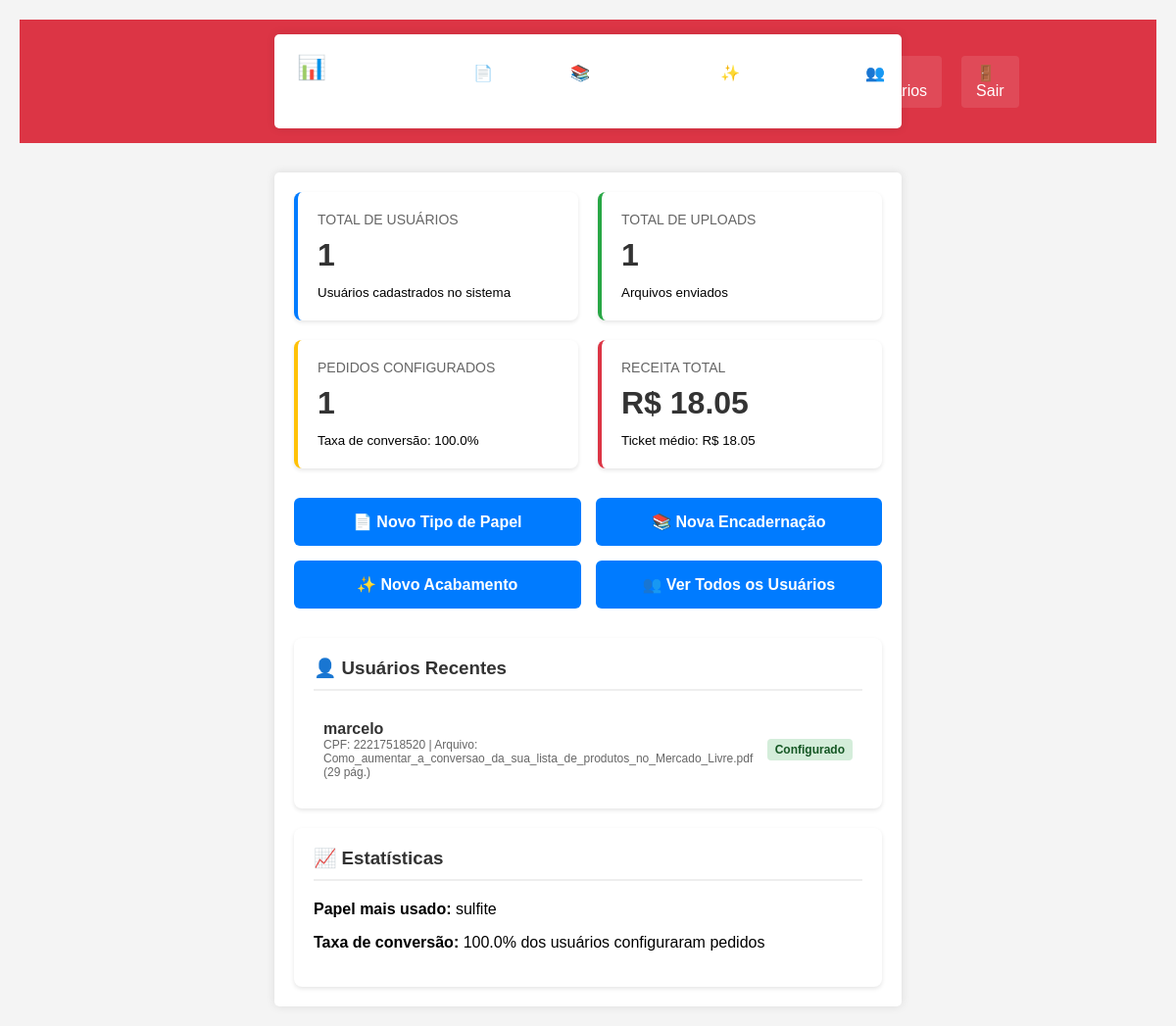
Page /admin (signed in) on the committed database.
### app.py (models this page shows)
class User(db.Model):
    id = db.Column(db.Integer, primary_key=True)
    name = db.Column(db.String(100), nullable=False)
    cpf = db.Column(db.String(14), unique=True, nullable=False)
    address = db.Column(db.String(200), nullable=False)
    cep = db.Column(db.String(10), nullable=False)
    uploaded_file = db.Column(db.String(200), nullable=True)
    num_pages = db.Column(db.Integer, nullable=True)
    color_type = db.Column(db.String(20), nullable=True)  # 'colorido', 'monocromatico', 'misto'
    color_pages = db.Column(db.Integer, nullable=True)    # número de páginas coloridas
    mono_pages = db.Column(db.Integer, nullable=True)     # número de páginas monocromáticas
    estimated_cost = db.Column(db.Float, nullable=True)   # custo estimado
    print_type = db.Column(db.String(20), nullable=True)      # 'color', 'mono', 'mixed'
    paper_type = db.Column(db.String(50), nullable=True)      # 'sulfite', 'couche', 'reciclado'
    paper_weight = db.Column(db.Integer, nullable=True)       # gramatura: 75, 90, 120, etc
    binding_type = db.Column(db.String(50), nullable=True)    # 'spiral', 'wire-o', 'capa-dura', 'grampo'
    finishing = db.Column(db.String(100), nullable=True)      # 'laminacao', 'verniz', 'dobra', etc
    copy_quantity = db.Column(db.Integer, nullable=True)      # quantidade de cópias
    total_cost = db.Column(db.Float, nullable=True)           # custo total final
    order_configured = db.Column(db.Boolean, default=False)   # se o pedido foi configurado

### app.py (the view)
@app.route('/admin')
@admin_required
def admin_dashboard():
    stats = get_admin_stats()
    recent_users = User.query.order_by(User.id.desc()).limit(5).all()
    return render_template('admin_dashboard.html', stats=stats, recent_users=recent_users)

### app.py (called while the page is built)
def admin_required(f):
    @wraps(f)
    def decorated_function(*args, **kwargs):
        if 'admin_logged_in' not in session:
            flash('Acesso negado. Faça login como administrador.', 'error')
            return redirect(url_for('admin_login'))
        return f(*args, **kwargs)
    return decorated_function

### templates/admin_dashboard.html (shortened to what this page needs)
<!DOCTYPE html>
<html lang="pt-BR">
<head>
    <link rel="stylesheet" href="{{ url_for('static', filename='style.css') }}">
</head>
<body>
    <div class="admin-header">
        <div class="container">
            <nav class="admin-nav">
                <h1>📊 Dashboard Administrativo</h1>
                <div class="nav-links">
                    <a href="{{ url_for('admin_papers') }}">📄 Papéis</a>
                    <a href="{{ url_for('admin_bindings') }}">📚 Encadernação</a>
                    <a href="{{ url_for('admin_finishings') }}">✨ Acabamentos</a>
                    <a href="{{ url_for('users') }}">👥 Usuários</a>
                    <a href="{{ url_for('admin_logout') }}">🚪 Sair</a>
                </div>
            </nav>
        </div>
    </div>
    <div class="container">
        <div class="stats-grid">
            <div class="stat-card users">
                <div class="stat-label">Total de Usuários</div>
                <div class="stat-number">{{ stats.total_users }}</div>
                <small>Usuários cadastrados no sistema</small>
            </div>
            <div class="stat-card uploads">
                <div class="stat-label">Total de Uploads</div>
                <div class="stat-number">{{ stats.total_uploads }}</div>
                <small>Arquivos enviados</small>
            </div>
            <div class="stat-card orders">
                <div class="stat-label">Pedidos Configurados</div>
                <div class="stat-number">{{ stats.total_orders }}</div>
                <small>Taxa de conversão: {{ stats.conversion_rate }}%</small>
            </div>
            <div class="stat-card revenue">
                <div class="stat-label">Receita Total</div>
                <div class="stat-number">R$ {{ stats.total_revenue }}</div>
                <small>Ticket médio: R$ {{ stats.average_order }}</small>
            </div>
        </div>
        <div class="quick-actions">
            <a href="{{ url_for('admin_papers_create') }}" class="action-btn">
                📄 Novo Tipo de Papel
            </a>
            <a href="{{ url_for('admin_bindings_create') }}" class="action-btn">
                📚 Nova Encadernação
            </a>
            <a href="{{ url_for('admin_finishings_create') }}" class="action-btn">
                ✨ Novo Acabamento
            </a>
            <a href="{{ url_for('users') }}" class="action-btn">
                👥 Ver Todos os Usuários
            </a>
        </div>
        <div class="recent-section">
            <h3>👤 Usuários Recentes</h3>
            {% if recent_users %}
                {% for user in recent_users %}
                    <div class="user-item">
                        <div class="user-info">
                            <div class="user-name">{{ user.name }}</div>
                            <div class="user-details">
                                CPF: {{ user.cpf }}
                                {% if user.uploaded_file %}
                                    | Arquivo: {{ user.uploaded_file }}
                                    {% if user.num_pages %}({{ user.num_pages }} pág.){% endif %}
                                {% endif %}
                            </div>
                        </div>
                        <div class="user-status {{ 'status-configured' if user.order_configured else 'status-pending' }}">
                            {{ 'Configurado' if user.order_configured else 'Pendente' }}
                        </div>
                    </div>
                {% endfor %}
            {% else %}
                <p>Nenhum usuário cadastrado ainda.</p>
            {% endif %}
        </div>
        <div class="recent-section" style="margin-top: 20px;">
            <h3>📈 Estatísticas</h3>
            <p><strong>Papel mais usado:</strong> {{ stats.most_used_paper }}</p>
            <p><strong>Taxa de conversão:</strong> {{ stats.conversion_rate }}% dos usuários configuraram pedidos</p>
        </div>
    </div>
</body>
</html>

### static/style.css (style rules this page uses)
body { font-family: Arial, sans-serif; background-color: #f4f4f4; margin: 0; padding: 20px; }
.container { max-width: 600px; margin: auto; padding: 20px; background: white; border-radius: 5px; box-shadow: 0 0 10px rgba(0, 0, 0, 0.1); }
h1 { text-align: center; }

### templates/admin_dashboard.html (style rules this page uses)
.admin-header { background: #dc3545; color: white; padding: 15px 0; margin-bottom: 30px; }
.admin-nav { display: flex; justify-content: space-between; align-items: center; }
.admin-nav h1 { margin: 0; font-size: 24px; }
.admin-nav .nav-links { display: flex; gap: 20px; }
.admin-nav a { color: white; text-decoration: none; padding: 8px 15px; border-radius: 4px; background: rgba(255,255,255,0.1); }
.stats-grid { display: grid; grid-template-columns: repeat(auto-fit, minmax(250px, 1fr)); gap: 20px; margin-bottom: 30px; }
.stat-card { background: white; padding: 20px; border-radius: 8px; box-shadow: 0 2px 4px rgba(0,0,0,0.1); border-left: 4px solid; }
.stat-card.users { border-left-color: #007bff; }
.stat-card.uploads { border-left-color: #28a745; }
.stat-card.orders { border-left-color: #ffc107; }
.stat-card.revenue { border-left-color: #dc3545; }
.stat-number { font-size: 32px; font-weight: bold; color: #333; margin: 10px 0; }
.stat-label { color: #666; font-size: 14px; text-transform: uppercase; }
.quick-actions { display: grid; grid-template-columns: repeat(auto-fit, minmax(200px, 1fr)); gap: 15px; margin-bottom: 30px; }
.action-btn { display: block; padding: 15px; background: #007bff; color: white; text-decoration: none; border-radius: 6px; text-align: center; font-weight: bold; }
.recent-section { background: white; padding: 20px; border-radius: 8px; box-shadow: 0 2px 4px rgba(0,0,0,0.1); }
.recent-section h3 { margin: 0 0 20px 0; color: #333; border-bottom: 2px solid #eee; padding-bottom: 10px; }
.user-item { padding: 10px; border-bottom: 1px solid #eee; display: flex; justify-content: space-between; align-items: center; }
.user-item:last-child { border-bottom: none; }
.user-info { flex: 1; }
.user-name { font-weight: bold; color: #333; }
.user-details { font-size: 12px; color: #666; }
.user-status { padding: 4px 8px; border-radius: 4px; font-size: 12px; font-weight: bold; }
.status-configured { background: #d4edda; color: #155724; }

### rows in the picture
User: name "marcelo", cpf "22217518520", uploaded_file "Como_aumentar_a_conversao_da_sua_lista_de_produtos_no_Mercado_Livre.pdf", num_pages "29", order_configured "Configurado", most_used_paper "sulfite"

### other values in the picture
{{ stats.total_users }} "1"
{{ stats.total_uploads }} "1"
{{ stats.total_orders }} "1"
{{ stats.conversion_rate }} "100.0"
{{ stats.total_revenue }} "18.05"
{{ stats.average_order }} "18.05"
